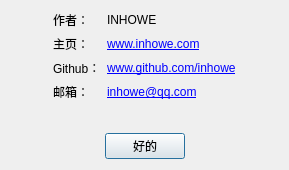
<?xml version="1.0" encoding="UTF-8"?>
<ui version="4.0">
 <class>About_Me_Dialog</class>
 <widget class="QDialog" name="About_Me_Dialog">
  <property name="geometry">
   <rect>
    <x>0</x>
    <y>0</y>
    <width>289</width>
    <height>170</height>
   </rect>
  </property>
  <property name="windowTitle">
   <string>关于</string>
  </property>
  <layout class="QGridLayout" name="gridLayout">
   <item row="0" column="0">
    <layout class="QHBoxLayout" name="horizontalLayout_3">
     <item>
      <spacer name="horizontalSpacer_6">
       <property name="orientation">
        <enum>Qt::Horizontal</enum>
       </property>
       <property name="sizeHint" stdset="0">
        <size>
         <width>40</width>
         <height>20</height>
        </size>
       </property>
      </spacer>
     </item>
     <item>
      <layout class="QFormLayout" name="formLayout">
       <item row="0" column="0">
        <widget class="QLabel" name="label_4">
         <property name="text">
          <string>作者：</string>
         </property>
        </widget>
       </item>
       <item row="0" column="1">
        <widget class="QLabel" name="label_2">
         <property name="text">
          <string>&lt;html&gt;&lt;head/&gt;&lt;body&gt;&lt;p&gt;INHOWE&lt;/p&gt;&lt;/body&gt;&lt;/html&gt;</string>
         </property>
        </widget>
       </item>
       <item row="2" column="0">
        <widget class="QLabel" name="label_5">
         <property name="text">
          <string>Github：</string>
         </property>
        </widget>
       </item>
       <item row="2" column="1">
        <widget class="QLabel" name="label_3">
         <property name="text">
          <string>&lt;a href=&quot;www.github.com/inhowe&quot;&gt;www.github.com/inhowe&lt;/a&gt;</string>
         </property>
        </widget>
       </item>
       <item row="3" column="0">
        <widget class="QLabel" name="label_6">
         <property name="text">
          <string>邮箱：</string>
         </property>
        </widget>
       </item>
       <item row="3" column="1">
        <widget class="QLabel" name="label_7">
         <property name="text">
          <string>&lt;a href=&quot;mailto:inhowe@qq.com&quot;&gt;inhowe@qq.com&lt;/a&gt;</string>
         </property>
        </widget>
       </item>
       <item row="1" column="0">
        <widget class="QLabel" name="label_8">
         <property name="text">
          <string>主页：</string>
         </property>
        </widget>
       </item>
       <item row="1" column="1">
        <widget class="QLabel" name="label_9">
         <property name="text">
          <string>&lt;a href=&quot;www.inhowe.com&quot;&gt;www.inhowe.com&lt;/a&gt;</string>
         </property>
        </widget>
       </item>
      </layout>
     </item>
     <item>
      <spacer name="horizontalSpacer_5">
       <property name="orientation">
        <enum>Qt::Horizontal</enum>
       </property>
       <property name="sizeHint" stdset="0">
        <size>
         <width>40</width>
         <height>20</height>
        </size>
       </property>
      </spacer>
     </item>
    </layout>
   </item>
   <item row="2" column="0">
    <layout class="QHBoxLayout" name="horizontalLayout">
     <item>
      <spacer name="horizontalSpacer">
       <property name="orientation">
        <enum>Qt::Horizontal</enum>
       </property>
       <property name="sizeHint" stdset="0">
        <size>
         <width>40</width>
         <height>20</height>
        </size>
       </property>
      </spacer>
     </item>
     <item>
      <widget class="QPushButton" name="okButton">
       <property name="text">
        <string>好的</string>
       </property>
      </widget>
     </item>
     <item>
      <spacer name="horizontalSpacer_2">
       <property name="orientation">
        <enum>Qt::Horizontal</enum>
       </property>
       <property name="sizeHint" stdset="0">
        <size>
         <width>40</width>
         <height>20</height>
        </size>
       </property>
      </spacer>
     </item>
    </layout>
   </item>
   <item row="1" column="0">
    <spacer name="verticalSpacer">
     <property name="orientation">
      <enum>Qt::Vertical</enum>
     </property>
     <property name="sizeHint" stdset="0">
      <size>
       <width>20</width>
       <height>40</height>
      </size>
     </property>
    </spacer>
   </item>
  </layout>
 </widget>
 <resources/>
 <connections/>
</ui>
